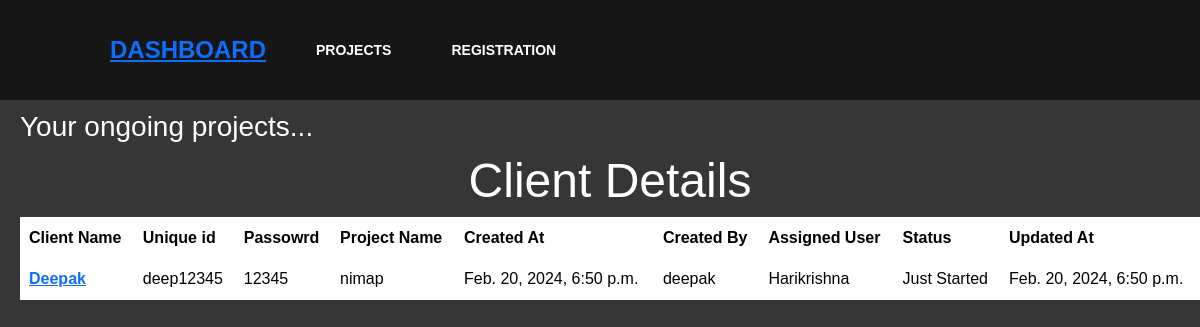
The app's page /projects/18/ with its own data.
### myapp/models.py (models this page shows)
class Client(models.Model):
    client_name=models.CharField(max_length=200,null=True)
    uniqueid=models.CharField(max_length=200,null=True)
    password=models.CharField(max_length=200,null=True)
    project_name=models.CharField(max_length=200,null=True)
    created_at=models.DateTimeField(null=True)
    created_by=models.CharField(max_length=200,null=True)
    assigned_user=models.CharField(max_length=200,null=True)
    status=models.CharField(max_length=200,null=True)
    updated_at=models.DateTimeField(null=True)

### myapp/views.py (the view)
# urls.py: path('projects/<int:id>/', views.projects, name='projects'),
def projects(request,id):
    data=Client.objects.get(id=id)
    context={
        'id':id,
        'data':data,
    }
    return render(request,'myapp/projects.html',context)

### myapp/templates/myapp/projects.html (shortened to what this page needs)
<!DOCTYPE html>
<html lang="en">
<head>
    {% include 'myapp/masterC.html' with id=id %}
</head>
<body>
    {% block content %}
        <h3>Your ongoing projects...</h3>
        <span style="text-align: center;">
            <h1 class="display-5">Client Details</h1>
            <table class="table">
                <thead>
                  <tr>
                    <th scope="col">Client Name</th>
                    <th scope="col">Unique id</th>
                    <th scope="col">Passowrd</th>
                    <th scope="col">Project Name</th>
                    <th scope="col">Created At</th>
                    <th scope="col">Created By</th>
                    <th scope="col">Assigned User</th>
                    <th scope="col">Status</th>
                    <th scope="col">Updated At</th>
                  </tr>
                </thead>
                <tbody>
                  <tr>
                    <th><a href="/cupdate/{{id}}">{{data.client_name}}</a></th>
                    <td>{{data.uniqueid}}</td>
                    <td>{{data.password}}</td>
                    <td>{{data.project_name}}</td>
                    <td>{{data.created_at}}</td>
                    <td>{{data.created_by}}</td>
                    <td>{{data.assigned_user}}</td>
                    <td>{{data.status}}</td>
                    <td>{{data.updated_at}}</td>
                  </tr>
                </tbody>
              </table>
        </span>
    {% endblock %}
</body>
</html>

### myapp/static/css/master.css (style rules this page uses)
body { padding-top: 110px; padding-left: 20px; font-family:Helvetica, sans-serif; background: #373636; color: #fff; }
.table th, .table td { border: 1px solid white; padding: 8px; text-align: left; }

### records on screen
Client: client_name "Deepak", uniqueid "deep12345", password "12345", project_name "nimap", created_at "Feb. 20, 2024, 6:50 p.m.", created_by "deepak", assigned_user "Harikrishna", status "Just Started", updated_at "Feb. 20, 2024, 6:50 p.m."
